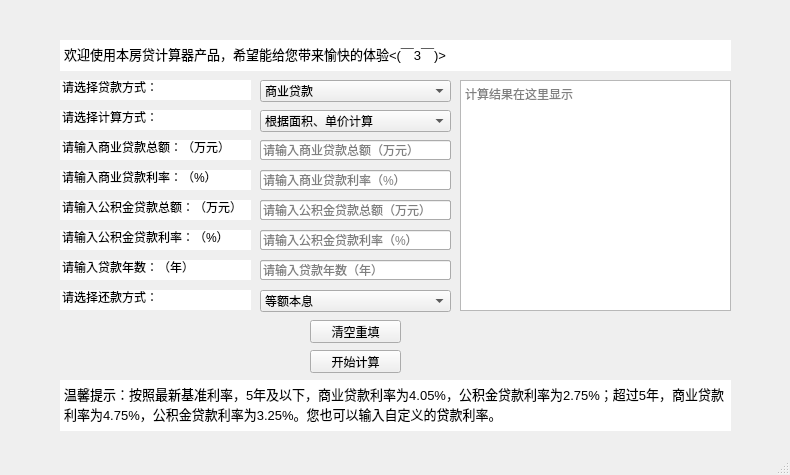
<?xml version="1.0" encoding="UTF-8"?>
<ui version="4.0">
 <class>MainWindow</class>
 <widget class="QMainWindow" name="MainWindow">
  <property name="geometry">
   <rect>
    <x>0</x>
    <y>0</y>
    <width>790</width>
    <height>475</height>
   </rect>
  </property>
  <property name="windowTitle">
   <string>MainWindow</string>
  </property>
  <widget class="QWidget" name="centralwidget">
   <widget class="QLineEdit" name="lineEdit_3B">
    <property name="geometry">
     <rect>
      <x>260</x>
      <y>200</y>
      <width>191</width>
      <height>20</height>
     </rect>
    </property>
    <property name="placeholderText">
     <string>请输入贷款总额（万元）</string>
    </property>
   </widget>
   <widget class="QLineEdit" name="lineEdit_4AB">
    <property name="geometry">
     <rect>
      <x>260</x>
      <y>230</y>
      <width>191</width>
      <height>20</height>
     </rect>
    </property>
    <property name="placeholderText">
     <string>请输入贷款年数（年）</string>
    </property>
   </widget>
   <widget class="QLineEdit" name="lineEdit_5AB">
    <property name="geometry">
     <rect>
      <x>260</x>
      <y>260</y>
      <width>191</width>
      <height>20</height>
     </rect>
    </property>
    <property name="placeholderText">
     <string>请输入贷款利率（%）</string>
    </property>
   </widget>
   <widget class="QPushButton" name="pushButton_1">
    <property name="geometry">
     <rect>
      <x>310</x>
      <y>320</y>
      <width>91</width>
      <height>23</height>
     </rect>
    </property>
    <property name="text">
     <string>清空重填</string>
    </property>
   </widget>
   <widget class="QPushButton" name="pushButton_2">
    <property name="geometry">
     <rect>
      <x>310</x>
      <y>350</y>
      <width>91</width>
      <height>23</height>
     </rect>
    </property>
    <property name="text">
     <string>开始计算</string>
    </property>
   </widget>
   <widget class="QTextEdit" name="textEdit_result">
    <property name="geometry">
     <rect>
      <x>460</x>
      <y>80</y>
      <width>271</width>
      <height>231</height>
     </rect>
    </property>
    <property name="focusPolicy">
     <enum>Qt::NoFocus</enum>
    </property>
    <property name="frameShape">
     <enum>QFrame::StyledPanel</enum>
    </property>
    <property name="lineWidth">
     <number>1</number>
    </property>
    <property name="documentTitle">
     <string/>
    </property>
    <property name="readOnly">
     <bool>true</bool>
    </property>
    <property name="placeholderText">
     <string>计算结果在这里显示</string>
    </property>
   </widget>
   <widget class="QComboBox" name="comboBox_1">
    <property name="geometry">
     <rect>
      <x>260</x>
      <y>80</y>
      <width>191</width>
      <height>22</height>
     </rect>
    </property>
    <property name="frame">
     <bool>true</bool>
    </property>
    <item>
     <property name="text">
      <string>商业贷款</string>
     </property>
    </item>
    <item>
     <property name="text">
      <string>公积金贷款</string>
     </property>
    </item>
    <item>
     <property name="text">
      <string>组合贷款</string>
     </property>
    </item>
   </widget>
   <widget class="QComboBox" name="comboBox_2">
    <property name="geometry">
     <rect>
      <x>260</x>
      <y>110</y>
      <width>191</width>
      <height>22</height>
     </rect>
    </property>
    <item>
     <property name="text">
      <string>根据面积、单价计算</string>
     </property>
    </item>
    <item>
     <property name="text">
      <string>根据贷款总额计算</string>
     </property>
    </item>
   </widget>
   <widget class="QLineEdit" name="lineEdit_1A">
    <property name="geometry">
     <rect>
      <x>260</x>
      <y>140</y>
      <width>191</width>
      <height>20</height>
     </rect>
    </property>
    <property name="placeholderText">
     <string>请输入房屋单价（元/m²）</string>
    </property>
   </widget>
   <widget class="QLineEdit" name="lineEdit_2A">
    <property name="geometry">
     <rect>
      <x>260</x>
      <y>170</y>
      <width>191</width>
      <height>20</height>
     </rect>
    </property>
    <property name="placeholderText">
     <string>请输入房屋面积（m²）</string>
    </property>
   </widget>
   <widget class="QLineEdit" name="lineEdit_3A">
    <property name="geometry">
     <rect>
      <x>260</x>
      <y>200</y>
      <width>191</width>
      <height>20</height>
     </rect>
    </property>
    <property name="placeholderText">
     <string>请输入贷款成数（成）</string>
    </property>
   </widget>
   <widget class="QComboBox" name="comboBox_3">
    <property name="geometry">
     <rect>
      <x>260</x>
      <y>290</y>
      <width>191</width>
      <height>22</height>
     </rect>
    </property>
    <item>
     <property name="text">
      <string>等额本息</string>
     </property>
    </item>
    <item>
     <property name="text">
      <string>等额本金</string>
     </property>
    </item>
   </widget>
   <widget class="QTextEdit" name="textEdit_tip">
    <property name="geometry">
     <rect>
      <x>60</x>
      <y>380</y>
      <width>671</width>
      <height>51</height>
     </rect>
    </property>
    <property name="focusPolicy">
     <enum>Qt::NoFocus</enum>
    </property>
    <property name="frameShape">
     <enum>QFrame::NoFrame</enum>
    </property>
    <property name="readOnly">
     <bool>true</bool>
    </property>
    <property name="html">
     <string>&lt;!DOCTYPE HTML PUBLIC &quot;-//W3C//DTD HTML 4.0//EN&quot; &quot;http://www.w3.org/TR/REC-html40/strict.dtd&quot;&gt;
&lt;html&gt;&lt;head&gt;&lt;meta name=&quot;qrichtext&quot; content=&quot;1&quot; /&gt;&lt;style type=&quot;text/css&quot;&gt;
p, li { white-space: pre-wrap; }
&lt;/style&gt;&lt;/head&gt;&lt;body style=&quot; font-family:'SimSun'; font-size:9pt; font-weight:400; font-style:normal;&quot;&gt;
&lt;p style=&quot; margin-top:0px; margin-bottom:0px; margin-left:0px; margin-right:0px; -qt-block-indent:0; text-indent:0px;&quot;&gt;&lt;span style=&quot; font-size:10pt;&quot;&gt;温馨提示：按照最新基准利率，5年及以下，商业贷款利率为4.05%，公积金贷款利率为2.75%；超过5年，商业贷款利率为4.75%，公积金贷款利率为3.25%。您也可以输入自定义的贷款利率。&lt;/span&gt;&lt;/p&gt;&lt;/body&gt;&lt;/html&gt;</string>
    </property>
    <property name="placeholderText">
     <string/>
    </property>
   </widget>
   <widget class="QLineEdit" name="lineEdit_Q0">
    <property name="geometry">
     <rect>
      <x>60</x>
      <y>80</y>
      <width>191</width>
      <height>20</height>
     </rect>
    </property>
    <property name="focusPolicy">
     <enum>Qt::NoFocus</enum>
    </property>
    <property name="text">
     <string>请选择贷款方式：</string>
    </property>
    <property name="frame">
     <bool>false</bool>
    </property>
    <property name="readOnly">
     <bool>true</bool>
    </property>
   </widget>
   <widget class="QLineEdit" name="lineEdit_Q00">
    <property name="geometry">
     <rect>
      <x>60</x>
      <y>110</y>
      <width>191</width>
      <height>20</height>
     </rect>
    </property>
    <property name="focusPolicy">
     <enum>Qt::NoFocus</enum>
    </property>
    <property name="text">
     <string>请选择计算方式：</string>
    </property>
    <property name="frame">
     <bool>false</bool>
    </property>
    <property name="readOnly">
     <bool>true</bool>
    </property>
   </widget>
   <widget class="QLineEdit" name="lineEdit_Q1A">
    <property name="geometry">
     <rect>
      <x>60</x>
      <y>140</y>
      <width>191</width>
      <height>20</height>
     </rect>
    </property>
    <property name="focusPolicy">
     <enum>Qt::NoFocus</enum>
    </property>
    <property name="text">
     <string>请输入房屋单价：（元/m²）</string>
    </property>
    <property name="frame">
     <bool>false</bool>
    </property>
    <property name="readOnly">
     <bool>true</bool>
    </property>
   </widget>
   <widget class="QLineEdit" name="lineEdit_Q3B">
    <property name="geometry">
     <rect>
      <x>60</x>
      <y>200</y>
      <width>191</width>
      <height>20</height>
     </rect>
    </property>
    <property name="focusPolicy">
     <enum>Qt::NoFocus</enum>
    </property>
    <property name="text">
     <string>请输入贷款总额：（万元）</string>
    </property>
    <property name="frame">
     <bool>false</bool>
    </property>
    <property name="readOnly">
     <bool>true</bool>
    </property>
   </widget>
   <widget class="QLineEdit" name="lineEdit_Q4AB">
    <property name="geometry">
     <rect>
      <x>60</x>
      <y>230</y>
      <width>191</width>
      <height>20</height>
     </rect>
    </property>
    <property name="focusPolicy">
     <enum>Qt::NoFocus</enum>
    </property>
    <property name="text">
     <string>请输入贷款年数：（年）</string>
    </property>
    <property name="frame">
     <bool>false</bool>
    </property>
    <property name="readOnly">
     <bool>true</bool>
    </property>
   </widget>
   <widget class="QLineEdit" name="lineEdit_Q5AB">
    <property name="geometry">
     <rect>
      <x>60</x>
      <y>260</y>
      <width>191</width>
      <height>20</height>
     </rect>
    </property>
    <property name="focusPolicy">
     <enum>Qt::NoFocus</enum>
    </property>
    <property name="text">
     <string>请输入贷款利率：（%）</string>
    </property>
    <property name="frame">
     <bool>false</bool>
    </property>
    <property name="readOnly">
     <bool>true</bool>
    </property>
   </widget>
   <widget class="QLineEdit" name="lineEdit_Q2A">
    <property name="geometry">
     <rect>
      <x>60</x>
      <y>170</y>
      <width>191</width>
      <height>20</height>
     </rect>
    </property>
    <property name="focusPolicy">
     <enum>Qt::NoFocus</enum>
    </property>
    <property name="text">
     <string>请输入房屋面积：（m²）</string>
    </property>
    <property name="frame">
     <bool>false</bool>
    </property>
    <property name="readOnly">
     <bool>true</bool>
    </property>
   </widget>
   <widget class="QLineEdit" name="lineEdit_Q000">
    <property name="geometry">
     <rect>
      <x>60</x>
      <y>290</y>
      <width>191</width>
      <height>20</height>
     </rect>
    </property>
    <property name="focusPolicy">
     <enum>Qt::NoFocus</enum>
    </property>
    <property name="text">
     <string>请选择还款方式：</string>
    </property>
    <property name="frame">
     <bool>false</bool>
    </property>
    <property name="readOnly">
     <bool>true</bool>
    </property>
   </widget>
   <widget class="QTextEdit" name="textEdit_wel">
    <property name="geometry">
     <rect>
      <x>60</x>
      <y>40</y>
      <width>671</width>
      <height>31</height>
     </rect>
    </property>
    <property name="focusPolicy">
     <enum>Qt::NoFocus</enum>
    </property>
    <property name="frameShape">
     <enum>QFrame::NoFrame</enum>
    </property>
    <property name="readOnly">
     <bool>true</bool>
    </property>
    <property name="html">
     <string>&lt;!DOCTYPE HTML PUBLIC &quot;-//W3C//DTD HTML 4.0//EN&quot; &quot;http://www.w3.org/TR/REC-html40/strict.dtd&quot;&gt;
&lt;html&gt;&lt;head&gt;&lt;meta name=&quot;qrichtext&quot; content=&quot;1&quot; /&gt;&lt;style type=&quot;text/css&quot;&gt;
p, li { white-space: pre-wrap; }
&lt;/style&gt;&lt;/head&gt;&lt;body style=&quot; font-family:'SimSun'; font-size:9pt; font-weight:400; font-style:normal;&quot;&gt;
&lt;p style=&quot; margin-top:0px; margin-bottom:0px; margin-left:0px; margin-right:0px; -qt-block-indent:0; text-indent:0px;&quot;&gt;&lt;span style=&quot; font-size:10pt;&quot;&gt;欢迎使用本房贷计算器产品，希望能给您带来愉快的体验&amp;lt;(￣3￣)&amp;gt; &lt;/span&gt;&lt;/p&gt;&lt;/body&gt;&lt;/html&gt;</string>
    </property>
   </widget>
   <widget class="QLineEdit" name="lineEdit_Q3A">
    <property name="geometry">
     <rect>
      <x>60</x>
      <y>200</y>
      <width>191</width>
      <height>20</height>
     </rect>
    </property>
    <property name="focusPolicy">
     <enum>Qt::NoFocus</enum>
    </property>
    <property name="text">
     <string>请输入贷款成数：（成）</string>
    </property>
    <property name="frame">
     <bool>false</bool>
    </property>
    <property name="readOnly">
     <bool>true</bool>
    </property>
   </widget>
   <widget class="QLineEdit" name="lineEdit_Q1C">
    <property name="geometry">
     <rect>
      <x>60</x>
      <y>140</y>
      <width>191</width>
      <height>20</height>
     </rect>
    </property>
    <property name="focusPolicy">
     <enum>Qt::NoFocus</enum>
    </property>
    <property name="text">
     <string>请输入商业贷款总额：（万元）</string>
    </property>
    <property name="frame">
     <bool>false</bool>
    </property>
    <property name="readOnly">
     <bool>true</bool>
    </property>
   </widget>
   <widget class="QLineEdit" name="lineEdit_Q2C">
    <property name="geometry">
     <rect>
      <x>60</x>
      <y>170</y>
      <width>191</width>
      <height>20</height>
     </rect>
    </property>
    <property name="focusPolicy">
     <enum>Qt::NoFocus</enum>
    </property>
    <property name="text">
     <string>请输入商业贷款利率：（%）</string>
    </property>
    <property name="frame">
     <bool>false</bool>
    </property>
    <property name="readOnly">
     <bool>true</bool>
    </property>
   </widget>
   <widget class="QLineEdit" name="lineEdit_Q5C">
    <property name="geometry">
     <rect>
      <x>60</x>
      <y>260</y>
      <width>191</width>
      <height>20</height>
     </rect>
    </property>
    <property name="focusPolicy">
     <enum>Qt::NoFocus</enum>
    </property>
    <property name="text">
     <string>请输入贷款年数：（年）</string>
    </property>
    <property name="frame">
     <bool>false</bool>
    </property>
    <property name="readOnly">
     <bool>true</bool>
    </property>
   </widget>
   <widget class="QLineEdit" name="lineEdit_Q4C">
    <property name="geometry">
     <rect>
      <x>60</x>
      <y>230</y>
      <width>191</width>
      <height>20</height>
     </rect>
    </property>
    <property name="focusPolicy">
     <enum>Qt::NoFocus</enum>
    </property>
    <property name="text">
     <string>请输入公积金贷款利率：（%）</string>
    </property>
    <property name="frame">
     <bool>false</bool>
    </property>
    <property name="readOnly">
     <bool>true</bool>
    </property>
   </widget>
   <widget class="QLineEdit" name="lineEdit_Q3C">
    <property name="geometry">
     <rect>
      <x>60</x>
      <y>200</y>
      <width>191</width>
      <height>20</height>
     </rect>
    </property>
    <property name="focusPolicy">
     <enum>Qt::NoFocus</enum>
    </property>
    <property name="text">
     <string>请输入公积金贷款总额：（万元）</string>
    </property>
    <property name="frame">
     <bool>false</bool>
    </property>
    <property name="readOnly">
     <bool>true</bool>
    </property>
   </widget>
   <widget class="QLineEdit" name="lineEdit_1C">
    <property name="geometry">
     <rect>
      <x>260</x>
      <y>140</y>
      <width>191</width>
      <height>20</height>
     </rect>
    </property>
    <property name="placeholderText">
     <string>请输入商业贷款总额（万元）</string>
    </property>
   </widget>
   <widget class="QLineEdit" name="lineEdit_2C">
    <property name="geometry">
     <rect>
      <x>260</x>
      <y>170</y>
      <width>191</width>
      <height>20</height>
     </rect>
    </property>
    <property name="placeholderText">
     <string>请输入商业贷款利率（%）</string>
    </property>
   </widget>
   <widget class="QLineEdit" name="lineEdit_3C">
    <property name="geometry">
     <rect>
      <x>260</x>
      <y>200</y>
      <width>191</width>
      <height>20</height>
     </rect>
    </property>
    <property name="placeholderText">
     <string>请输入公积金贷款总额（万元）</string>
    </property>
   </widget>
   <widget class="QLineEdit" name="lineEdit_4C">
    <property name="geometry">
     <rect>
      <x>260</x>
      <y>230</y>
      <width>191</width>
      <height>20</height>
     </rect>
    </property>
    <property name="placeholderText">
     <string>请输入公积金贷款利率（%）</string>
    </property>
   </widget>
   <widget class="QLineEdit" name="lineEdit_5C">
    <property name="geometry">
     <rect>
      <x>260</x>
      <y>260</y>
      <width>191</width>
      <height>20</height>
     </rect>
    </property>
    <property name="placeholderText">
     <string>请输入贷款年数（年）</string>
    </property>
   </widget>
  </widget>
  <widget class="QStatusBar" name="statusbar"/>
 </widget>
 <resources/>
 <connections/>
</ui>
